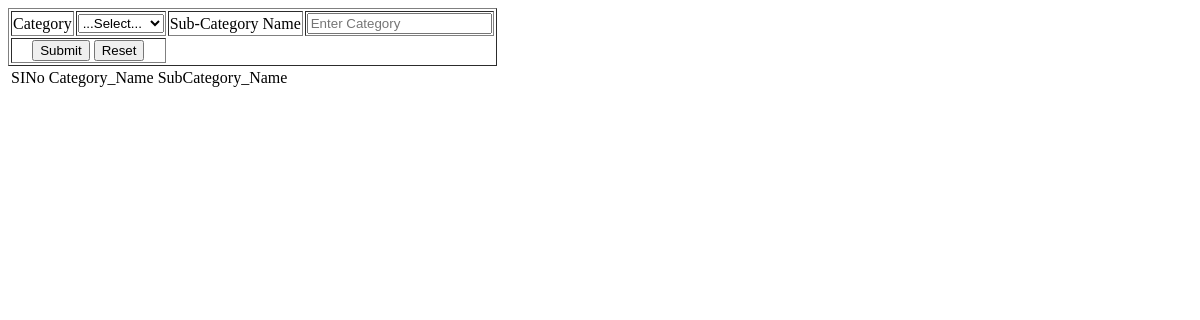
/wadmin/SubCat/, run on an earlier commit of the app's database.
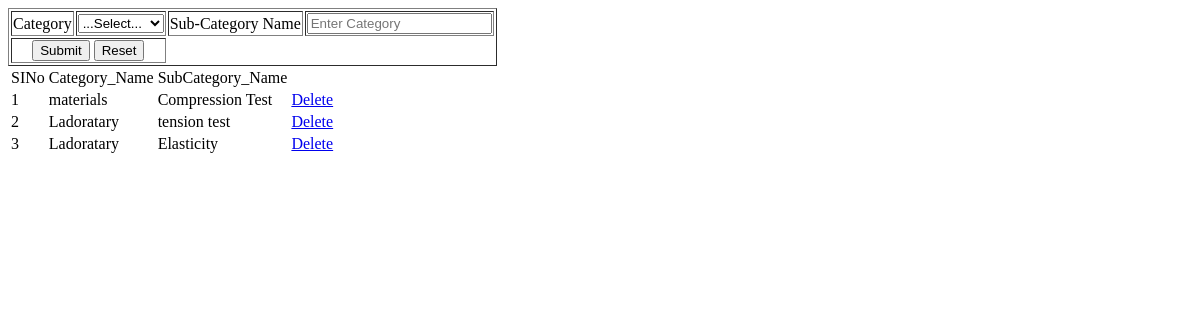
And on a later commit of the database.
### CMTsApp/models.py (models this page shows)
class tbl_SubCategory(models.Model):
    SubCat_Name = models.CharField(max_length=50)
    Category_Id = models.ForeignKey(tbl_Category, on_delete=models.CASCADE)

class tbl_Category(models.Model):
    Category_Name = models.CharField(max_length=50)

### CMTsApp/views.py (the view)
# urls.py: path('SubCat/', views.SubCat,name="SubCat"),
def SubCat(request):
    CatData=tbl_Category.objects.all()
    SubCatData=tbl_SubCategory.objects.all()
    if request.method == "POST":
        SubCat_Name = request.POST.get("SubCategoryName")
        Category= tbl_Category.objects.get(id=request.POST.get('sel_category'))
        tbl_SubCategory.objects.create(SubCat_Name=SubCat_Name,Category_Id = Category)
        return redirect("webclass:SubCat")
    else:
        return render(request,"CMTsApp/SubCat.html",{"categorydata":CatData,"subcatdata":SubCatData})

### CMTsApp/Templates/CMTsApp/SubCat.html (shortened to what this page needs)
<!DOCTYPE html>
<html lang="en">
<head>
</head>
<body>
    <form action="" method="post">
        <table border="1">
            <tr>
                <td>Category</td>
                <td><select name="sel_category" id="sel_category">
                    <option value="">...Select...</option>
                    </select>
                </td>
                <td>Sub-Category Name</td>
                <td><input type="text" name="SubCategoryName" placeholder="Enter Category" required value="{{editdata.category_name}}"></td>
            </tr>
            <tr>
                <td colspan="2" align="center">
                    <input type="submit" name="btnsubmit" value="Submit">
                    <input type="reset"  name="btnreset"  value="Reset">
                </td>
            </tr>
        </table>
        <table>
            <tr>
                <td>SINo</td>
                <td>Category_Name</td>
                <td>SubCategory_Name</td>
            </tr>
            {% for i in subcatdata %}
            <tr>
            <td>{{forloop.counter}}</td>
            <td>{{i.Category_Id.Category_Name}}</td>
            <td>{{i.SubCat_Name}}</td>
            <td><a href="{% url 'webclass:delete_SubCat' i.id %}">Delete</a></td>
            </tr>
            {% endfor %}
        </table>
    </form>
</body>
</html>

What changed in the data, as far as the page shows it:
added tbl_SubCategory: Category_Id.Category_Name "materials", SubCat_Name "Compression Test"
added tbl_SubCategory: Category_Id.Category_Name "Ladoratary", SubCat_Name "tension test"
added tbl_SubCategory: Category_Id.Category_Name "Ladoratary", SubCat_Name "Elasticity"
